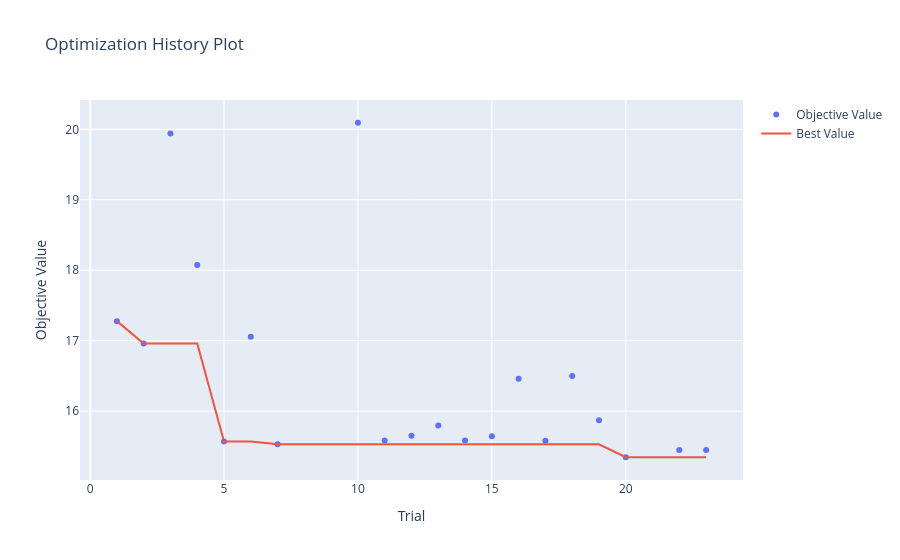

Notebook code for this chart:
### Markdown cell above
- some selected optuna history plots of optimizations (show value of objective function across studies -> RMSE)
- note that trials numbers can exceed 20 if previous ones crashed due to memory issues. total of successful trials always sums up to 20 though.

### Code cell
# NOx no lags

study = optuna.load_study(
    study_name="02_08_11_30_RF_NY_NOx",
    storage="sqlite:///optuna_studies.db"
)

opt_history = plot_optimization_history(study)
opt_history.show()

no_of_trials = 0
for trial in study.trials:
    if trial.state == 1:
        no_of_trials += 1

print(f"Number of successfully completed trials: {no_of_trials}")

### Figure 1 — Plotly figure (JSON) as saved in the notebook; plotly's stock layout.template omitted (floating-point values rounded to 4 significant figures)
{"data": [{"mode": "markers", "name": "Objective Value", "type": "scatter", "x": [1, 2, 3, 4, 5, 6, 7, 10, 11, 12, 13, 14, 15, 16, 17, 18, 19, 20, 22, 23], "y": [17.28, 16.96, 19.94, 18.07, 15.57, 17.05, 15.53, 20.09, 15.58, 15.65, 15.8, 15.58, 15.64, 16.46, 15.58, 16.5, 15.87, 15.35, 15.45, 15.45]}, {"mode": "lines", "name": "Best Value", "type": "scatter", "x": [0, 1, 2, 3, 4, 5, 6, 7, 8, 9, 10, 11, 12, 13, 14, 15, 16, 17, 18, 19, 20, 21, 22, 23], "y": [null, 17.28, 16.96, 16.96, 16.96, 15.57, 15.57, 15.53, 15.53, 15.53, 15.53, 15.53, 15.53, 15.53, 15.53, 15.53, 15.53, 15.53, 15.53, 15.53, 15.35, 15.35, 15.35, 15.35]}, {"marker": {"color": "#cccccc"}, "mode": "markers", "name": "Infeasible Trial", "showlegend": false, "type": "scatter", "x": [], "y": []}], "layout": {"title": {"text": "Optimization History Plot"}, "xaxis": {"title": {"text": "Trial"}}, "yaxis": {"title": {"text": "Objective Value"}}}}
